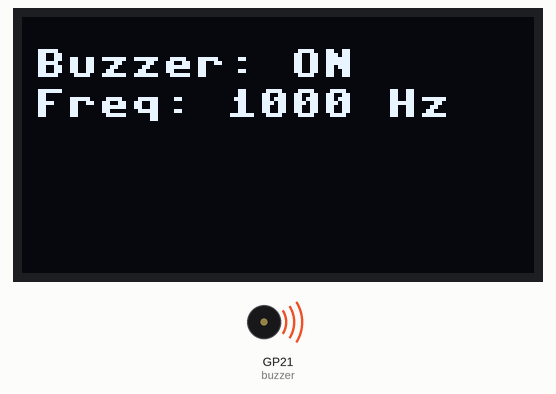
A program run on a simulated Raspberry Pi Pico running MicroPython. Shown: 128×64 one-colour display, buzzer (waves = sounding). What the program prints to the serial console is not drawn. At 1.1 s the program stops and its outputs stay as they are.

Above: at 0.1 s.
Timing chart, 0 to 2.6 s (numbered marks = the images above):
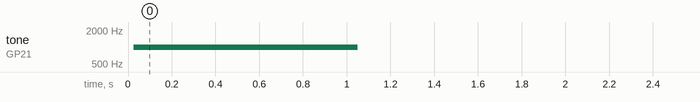

Measured:
- by itself, tone on GP21 (buzzer): silent → 1000 Hz at 0.03 s, → silent 1.0 s later

The program:

display_status_buzzer.py
```python
# display_status_buzzer.py
# Mostra o estado do buzzer no display
# Bloco: Mostrar status do buzzer

from machine import Pin, PWM, I2C
from ssd1306 import SSD1306_I2C
import time

# Configuração
i2c = I2C(1, scl=Pin(3), sda=Pin(2), freq=400000)
oled = SSD1306_I2C(128, 64, i2c)
buzzer = PWM(Pin(21))

# Teste 1: Buzzer tocando
buzzer.freq(1000)
buzzer.duty_u16(int(65535 * 0.35))

oled.fill(0)
oled.text("Buzzer: ON", 3, 8, 1)
oled.text("Freq: 1000 Hz", 3, 18, 1)
oled.show()
print("Buzzer ligado")
time.sleep(1)

# Teste 2: Buzzer parado
buzzer.duty_u16(0)

oled.fill(0)
oled.text("Buzzer: OFF", 3, 8, 1)
oled.show()
print("Buzzer desligado")
```
